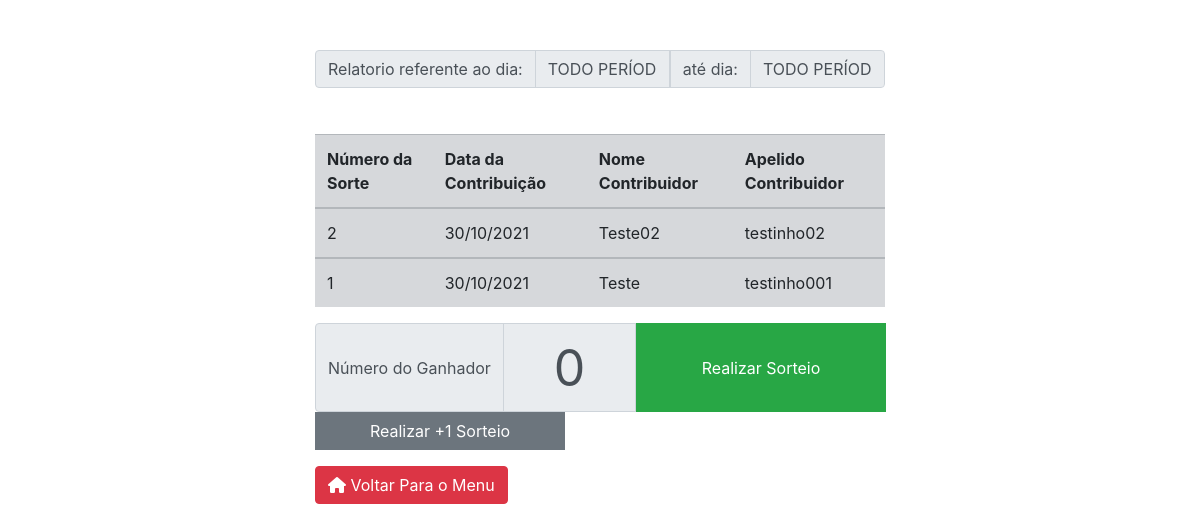
Screenshot of /telas_usuario/sorteio.php with the database file from the repository.
### tables this page shows
CREATE TABLE IF NOT EXISTS `contribuicoes` (
  `id_contribuicao` int(11) NOT NULL AUTO_INCREMENT,
  `id_contribuidor` int(20) NOT NULL,
  `nome_contribuidor` varchar(200) NOT NULL,
  `apelido_contribuidor` varchar(100) NOT NULL,
  `valor_contribuicao` varchar(100) NOT NULL,
  `data_contribuicao` varchar(100) NOT NULL,
  PRIMARY KEY (`id_contribuicao`)
);

### telas_usuario/sorteio.php (the view, shortened to what this page needs)
<!DOCTYPE html>
<html lang="pt-BR">
    <head>
        <link rel="stylesheet" type = "text/css" href="../css/sorteio.css">
        <link rel="stylesheet" href="../node_modules/bootstrap/bootstrap.min.css">
    </head>
    <body>
        <header>
            <div id="data_relatorio" class = "col-12 col-sm-12 col-md-12 col-lg-12 col-xl-6 offset-xl-3">
                <?php
                    $data_inicio = $_POST['data_inicio'];
                    $data_fim = $_POST['data_fim'];
                    if(date("d/m/Y",strtotime($_POST['data_inicio'])) != "31/12/1969"){
                ?>
                <div class="input-group mb-3">
                    <div class="input-group-prepend">
                        <span class="input-group-text">Sorteio referente ao dia:</span>
                    </div>
                    <input type="text" class="form-control" id = "data_inicio_relatorio" value = "<?php echo date("d/m/Y",strtotime($_POST['data_inicio']))?>" readonly>
                    <div class="input-group-prepend">
                        <span class="input-group-text">até dia:</span>
                    </div>
                    <input type="text" class="form-control" id = "data_fim_relatorio" value = "<?php echo date("d/m/Y",strtotime($_POST['data_fim']))?>" readonly>
                </div>
                <?php
                    }else{
                ?>
                <div class="input-group mb-3">
                    <div class="input-group-prepend">
                        <span class="input-group-text">Relatorio referente ao dia:</span>
                    </div>
                    <input type="text" class="form-control" id = "data_inicio_relatorio"  value = "TODO PERÍODO" readonly>
                    <div class="input-group-prepend">
                        <span class="input-group-text">até dia:</span>
                    </div>
                    <input type="text" class="form-control" id = "data_fim_relatorio" value = "TODO PERÍODO" readonly>
                </div>
                <?php
                    }
                ?>
            </div>
        </header>
        <div id="relatorio" class = "col-12 col-sm-12 col-md-12 col-lg-12 col-xl-6 offset-xl-3">
            <table class="table table-secondary">
            <thead>
                <tr>
                    <th>Número da Sorte</th>
                    <th>Data da Contribuição</th>
                    <th>Nome Contribuidor</th>
                    <th>Apelido Contribuidor</th>
                </tr>
                </thead>
                <?php
                    require '../conexao/conexao_bd.php';
                    if($data_inicio && $data_fim){
                        $comando_buscar_contribuidor = "SELECT * FROM contribuicoes WHERE data_contribuicao
                                                        BETWEEN '$data_inicio' AND '$data_fim' ORDER BY data_contribuicao DESC";
                    }else{
                        $comando_buscar_contribuidor = "SELECT * FROM contribuicoes ORDER BY id_contribuicao DESC";
                    }
                    $inquerir_contribuicao = mysqli_query($conexao, $comando_buscar_contribuidor);
                    while($dados_contribuicao = mysqli_fetch_array($inquerir_contribuicao)){
                ?>
                <tbody>
                    <tr>
                        <td><?php echo $dados_contribuicao['id_contribuidor']?></td>
                        <td><?php echo date("d/m/Y",strtotime($dados_contribuicao['data_contribuicao']))?></td>
                        <td><?php echo $dados_contribuicao['nome_contribuidor']?></td>
                        <td><?php echo $dados_contribuicao['apelido_contribuidor']?></td>
                    </tr>
                </tbody>
                <?php
                    }
                ?>
            </table>
        </div>
        <div class = "col-12 col-sm-12 col-md-12 col-lg-12 col-xl-6 offset-xl-3">
            <div class="input-group mb-3">
                <div class="input-group-prepend">
                    <span class="input-group-text">Número do Ganhador</span>
                </div>
                <input type="text" class="text-center form-control" id = "numero_sorteio" value = "0" readonly>
                <div class="input-group-prepend" id = "sortear">
                    <button type="button" class="btn btn-success" id = "btn-sortear">Realizar Sorteio</button>
                </div>
                <div class="input-group-prepend" id = "nao-sortear">
                    <button type="button" class="btn btn-secondary" data-toggle="modal" data-target="#gerar-mais-sorteio" id = "btn-sortear">Realizar +1 Sorteio</button>
                </div>
            </div>
        </div>
        <div class = "col-12 col-sm-12 col-md-12 col-lg-12 col-xl-6 offset-xl-3" id = "voltar">
            <a href="../index.php" class="btn btn-danger"><i class="fas fa-home fa-1x"></i> Voltar Para o Menu</a>
        </div>
    </body>
</html>

### css/sorteio.css (style rules this page uses)
#numero_sorteio { font-size: 50px; }
#btn-sortear { width: 250px; }
#data_relatorio { padding-top: 50px; }
#relatorio { padding-top: 30px; }
#voltar { padding-bottom: 30px; }
#data_inicio_relatorio { pointer-events: none; }
#data_fim_relatorio { pointer-events: none; }
#numero_sorteio { pointer-events: none; }

### rows the page displays
contribuicoes: id_contribuidor "2", data_contribuicao "30/10/2021", nome_contribuidor "Teste02", apelido_contribuidor "testinho02"
contribuicoes: id_contribuidor "1", data_contribuicao "30/10/2021", nome_contribuidor "Teste", apelido_contribuidor "testinho001"
